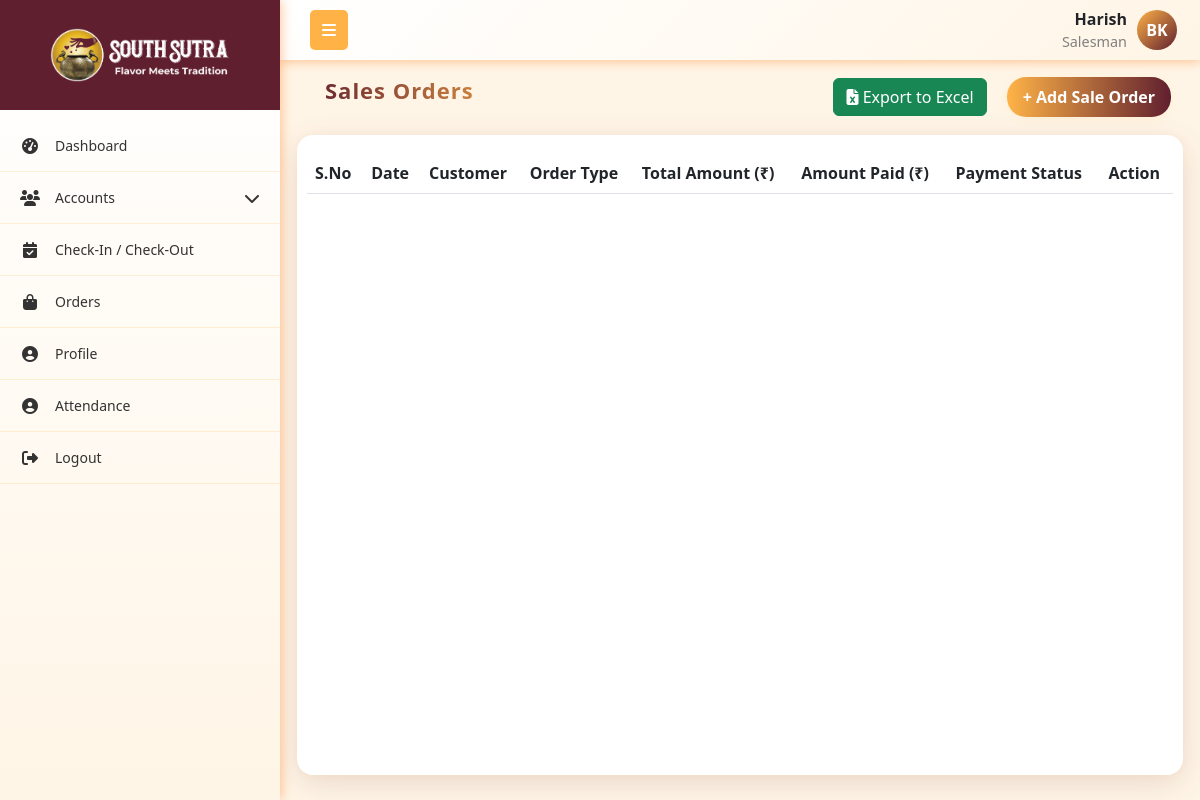
The page /order/ (signed in) on the database its author committed.
### App1/models.py (models this page shows, shortened)
class User(models.Model):
    role = models.ForeignKey(Role,on_delete=models.SET_NULL, null=True, related_name="role")
    username = models.CharField(max_length=255, unique=True)
    password = models.CharField(max_length=255)
    first_name = models.CharField(max_length=255)
    last_name = models.CharField(max_length=255)
    email = models.EmailField(unique=True)
    phone_number = models.CharField(max_length=15, unique=True)
    address = models.TextField()
    city = models.CharField(max_length=255)
    state = models.CharField(max_length=255)
    pincode = models.CharField(max_length=10)
    is_active = models.BooleanField(default=True)
    created_at = models.DateTimeField(auto_now_add=True)
    updated_at = models.DateTimeField(auto_now=True)
    profile_picture = models.ImageField(upload_to='profile_pictures/', null=True, blank=True)

class Role(models.Model):
    name = models.CharField(max_length=255, unique=True)
    created_at = models.DateTimeField(auto_now_add=True)
    updated_at = models.DateTimeField(auto_now=True)

### App1/views.py (the view)
# urls.py: path('order/', order_table, name='order_table'),
def order_table(request):
    current_user, role_permission = get_logged_in_user(request)
    if not current_user:
        return redirect('login')
    if current_user.role.name.lower() == "admin":
        orders = Order.objects.all()
    else:
        orders = Order.objects.filter(created_by=current_user)
    context = {
        'orders': orders,
        'current_user': current_user,
        'role_permission': role_permission
    }
    return render(request, 'company_admin/order_table.html', context)

### App1/views.py (called while the page is built)
def get_logged_in_user(request):
    username = request.session.get('current_user')
    if not username:
        return None, None  # always return a tuple
    try:
        user = User.objects.get(username=username)
        try:
            role_permission = RolePermissions.objects.get(role=user.role)
        except RolePermissions.DoesNotExist:
            role_permission = None
        return user, role_permission
    except User.DoesNotExist:
        return None, None

### templates/company_admin/order_table.html (shortened to what this page needs)
{% extends 'company_admin/base.html' %}
{% load static %}
{% block content %}
<link rel="stylesheet" href="https://cdn.datatables.net/1.13.4/css/dataTables.bootstrap5.min.css">
<link rel="stylesheet" href="https://cdn.datatables.net/responsive/2.4.1/css/responsive.bootstrap5.min.css">
<link rel="stylesheet" href="https://cdnjs.cloudflare.com/ajax/libs/font-awesome/6.4.0/css/all.min.css">
    <div class="container mt-1">
        <div class="mb-0 p-0">
            <div class="d-flex justify-content-between flex-wrap m-1">
                <h5 class="header">Sales Orders</h5>
                <div class="exportandsale">
                    <button class="btn btn-success me-2" onclick="exportToExcel()">
                        <i class="fas fa-file-excel"></i> Export to Excel
                    </button>
                    {% if role_permission.orders_a %}
                    <a href="{% url 'add_order' %}" class="btn btn-primary m-2">+ Add Sale Order</a>
                    {% endif %}
                </div>
            </div>
        </div>
        <div class="custom-card">
            <table id="salestable" class="table align-middle" style="width:100%">
                <thead class="table-header">
                    <tr>
                        <th>S.No</th>
                        <th>Date</th>
                        <th>Customer</th>
                        <th>Order Type</th>
                        <th>Total Amount (₹)</th>
                        <th>Amount Paid (₹)</th>
                        <th>Payment Status</th>
                        <th>Action</th>
                    </tr>
                </thead>
            </table>
        </div>
    </div>
{% endblock content %}

### templates/company_admin/base.html (shortened to what this page needs)
{% load static %}
<!DOCTYPE html>
<html lang="en">
<head>
    <link href="https://cdnjs.cloudflare.com/ajax/libs/bootstrap/5.3.0/css/bootstrap.min.css" rel="stylesheet">
    <link href="https://cdnjs.cloudflare.com/ajax/libs/font-awesome/6.4.0/css/all.min.css" rel="stylesheet">
    <link rel="stylesheet" href="https://cdn.datatables.net/1.13.4/css/dataTables.bootstrap5.min.css">
    <link rel="stylesheet" href="https://cdn.datatables.net/responsive/2.4.1/css/responsive.bootstrap5.min.css">
    <link rel="stylesheet" href="{% static 'css/alert.css' %}">
</head>
<body>
    <nav class="top-navbar">
        <div class="navbar-container">
            <div class="navbar-left">
                <button class="sidebar-toggle" id="sidebarToggle">
                    <i class="fas fa-bars"></i>
                </button>
            </div>
            <div class="navbar-right me-2">
                <div class="navbar-user-info">
                    <span class="username">{{current_user.username}}</span>
                    <span class="role">{{current_user.role.name}}</span>
                </div>
                {% if current_user.profile_picture %}
                    <img src="{{ current_user.profile_picture.url }}"
                        alt="{{ current_user.get_full_name }}"
                        class="navbar-profile-img">
                {% else %}
                     <div class="navbar-profile-fallback">
                        {{ current_user.first_name|first|upper }}{{ current_user.last_name|first|upper }}
                    </div>
                {% endif %}
            </div>
        </div>
    </nav>
    <nav class="sidebar" id="sidebar">
        <div class="sidebar-logo-container">
            <img src="{% static 'images/logo.png' %}" alt="Company Logo"  class="logo">
        </div>
        <ul class="nav flex-column sidebar-nav">
            {% if role_permission.dashboard_v %}
            <li class="nav-item">
                <a class="nav-link" href="{% url 'dashboard' %}">
                    <i class="fas fa-tachometer-alt nav-icon"></i>
                    <span class="nav-text">Dashboard</span>
                </a>
            </li>
            {% endif %}
            {% if role_permission.roles_v or role_permission.users_v or role_permission.customer_v %}
            <li class="nav-item">
                <a class="nav-link" href="#">
                    <i class="fas fa-users nav-icon"></i>
                    <span class="nav-text">Accounts</span>
                    <i class="fas fa-chevron-down arrow"></i>
                </a>
            </li>
            {% endif %}
            {% if current_user.role.name == 'Salesman' %}
            <li class="nav-item">
                <a class="nav-link" href="{% url 'checkin_checkout_list' %}">
                    <i class="fas fa-calendar-check nav-icon"></i>
                    <span class="nav-text">Check-In / Check-Out</span>
                </a>
            </li>
            {% endif %}
            {% if role_permission.orders_v %}
            <li class="nav-item">
                <a class="nav-link" href="{% url 'order_table' %}">
                    <i class="fas fa-shopping-bag nav-icon"></i>
                    <span class="nav-text">Orders</span>
                </a>
            </li>
            {% endif %}
            <li class="nav-item">
                <a class="nav-link" href="{% url 'profile' %}">
                    <i class="fas fa-user-circle nav-icon"></i>
                    <span class="nav-text">Profile</span>
                </a>
            </li>
            <li class="nav-item">
                <a class="nav-link" href="{% url 'attendance' %}">
                    <i class="fas fa-user-circle nav-icon"></i>
                    <span class="nav-text">Attendance</span>
                </a>
            </li>
            <li class="nav-item">
                <a class="nav-link" href="{% url 'logout' %}" onclick="return confirm('Are you sure?');" >
                    <i class="fas fa-sign-out-alt nav-icon"></i>
                    <span class="nav-text">Logout</span>
                </a>
            </li>
        </ul>
    </nav>
    <main class="main-content" id="mainContent">
        {% block content %}{% endblock %}
    </main>
</body>
</html>

### templates/company_admin/base.html (style rules this page uses)
:root { --primary-red: #601F2F; --primary-orange: #ffb347; --accent-yellow: #fc3; --light-orange: #fff5e6; --dark-red: #4a1824; --sidebar-width: 280px; --sidebar-collapsed: 60px; }
* { box-sizing: border-box; }
body { font-family: 'Segoe UI', Tahoma, Geneva, Verdana, sans-serif; background-color: #f8f9fa; margin: 0; padding: 0; overflow-x: hidden; }
.top-navbar { background: linear-gradient(135deg, white 0%, var(--light-orange) 100%); box-shadow: 0 2px 10px rgba(255, 106, 0, 0.35); position: fixed; top: 0; left: var(--sidebar-width); right: 0; z-index: 1030; height: 60px; padding: 0; transition: left 0.3s ease; }
.navbar-container { display: flex; align-items: center; justify-content: space-between; height: 100%; padding: 0 15px; max-width: 100%; }
.navbar-left { display: flex; align-items: center; flex-shrink: 0; }
.sidebar-toggle { background: var(--primary-orange); border: none; color: white; padding: 8px 12px; border-radius: 5px; margin-left: 15px; cursor: pointer; }
.navbar-right { flex-shrink: 0; display: flex; align-items: center; gap: 10px; }
.navbar-profile-fallback { width: 40px; height: 40px; border-radius: 50%; background: linear-gradient(135deg, var(--primary-orange), var(--primary-red)); color: #fff; display: flex; align-items: center; justify-content: center; font-weight: 600; font-size: 16px; }
.navbar-user-info { display: flex; flex-direction: column; align-items: flex-end; }
.navbar-user-info .username { font-weight: 600; }
.navbar-user-info .role { font-size: 0.9rem; color: gray; }
.sidebar { position: fixed; top: 0; left: 0; height: 100vh; width: var(--sidebar-width); background: linear-gradient(180deg, white 0%, var(--light-orange) 100%); transform: translateX(0); transition: width 0.3s ease; z-index: 1040; overflow-y: auto; box-shadow: 2px 0 10px rgba(255, 106, 0, 0.35); display: flex; flex-direction: column; }
.sidebar-logo-container { display: flex; align-items: center; justify-content: center; height: 110px; width: 100%; background-color: #601F2F; margin-bottom: 10px; transition: opacity 0.3s, height 0.3s, margin-bottom 0.3s; }
.sidebar-logo-container .logo { width: 200px; height: auto; background: transparent; padding: 8px 10px; }
.sidebar:not(.collapsed) .sidebar-logo-container { opacity: 1; height: 110px; margin-bottom: 10px; }
.sidebar-nav { padding: 0; margin: 0; list-style: none; flex: 1 1 auto; }
.nav-item { border-bottom: 1px solid rgba(255, 179, 71, 0.2); }
.nav-link { color: #333; padding: 15px 20px; display: flex; align-items: center; text-decoration: none; transition: all 0.3s ease; position: relative; cursor: pointer; }
.nav-icon { width: 20px; margin-right: 15px; text-align: center; font-size: 16px; }
.nav-text { flex-grow: 1; font-size: 14px; }
.arrow { transition: transform 0.3s ease; margin-left: auto; }
.main-content { margin-top: 60px; padding: 5px; transition: margin-left 0.3s ease; min-height: calc(100vh - 60px); }
@media (min-width: 768px) { .sidebar { transform: translateX(0); top: 0; height: 100vh; } }
@media (min-width: 768px) { .main-content { margin-left: var(--sidebar-width); } }

### templates/company_admin/order_table.html (style rules this page uses)
:root { --primary-red: #601F2F; --primary-orange: #ffb347; --accent-yellow: #fc3; --light-orange: #fff5e6; --dark-red: #4a1824; --sidebar-width: 280px; --sidebar-collapsed: 60px; }
body { background-color: var(--light-orange); font-family: 'Segoe UI', sans-serif; }
.header { min-width: 30%; color: transparent; font-size: 22px !important; font-weight: 700 !important; border-radius: 12px; padding: 8px 24px !important; letter-spacing: 1px; border: none; background-image: linear-gradient(90deg, var(--primary-red), var(--primary-orange)); -webkit-background-clip: text; -webkit-text-fill-color: transparent; background-clip: text; }
.btn-primary { background: linear-gradient(90deg, var(--primary-orange), var(--primary-red)); border: none; color: #fff; font-weight: 600; border-radius: 1.2rem; padding: 8px 16px; box-shadow: 0 2px 8px rgba(255,179,71,0.10); text-decoration: none; }
.custom-card { border-radius: 16px; border: none; box-shadow: 0 8px 32px rgba(96,31,47,0.13), 0 1.5px 8px rgba(255,179,71,0.08); padding: 18px 10px; background: #fff; min-height: 80vh; margin-top: 10px; animation: fadeInUp 0.7s ease-out both; }

### rows shown on the page
User: username "Harish", role.name "Salesman", first_name|first "B", last_name|first "K"
